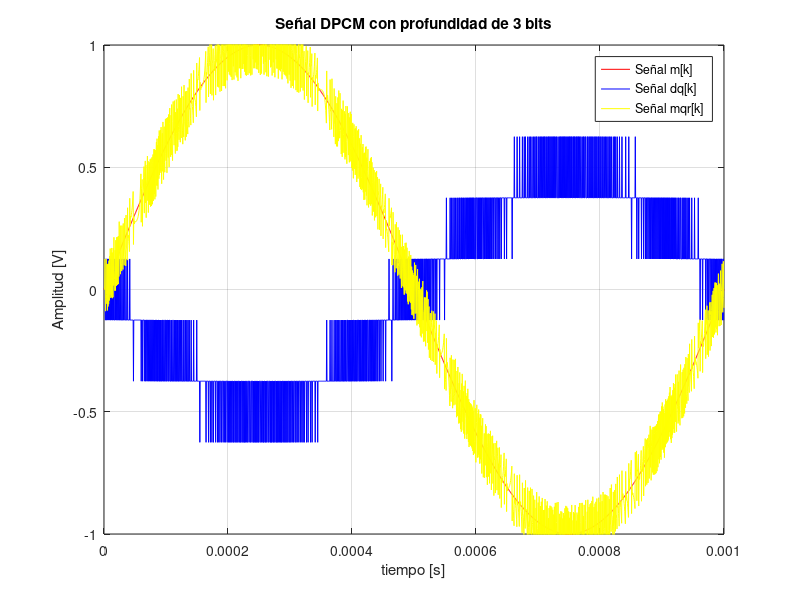

Write the MATLAB code that produced this figure.
%Tarea 2 Teoria de cominicaciones digitales.

%Nicolas Vergara Fecha 04/10/2024

clc;
clear all;
close all;

function [valor_cuantizado, error] = Cuantizar(valor, n_bits, mp)

    L = 2^n_bits; %n umero de niveles
    delta = 2 * mp / L; % tamano de cada nivel
    e = delta / 2; % error medio de los delta
    niveles = -mp + e : delta : mp - e; 
    dif = abs(valor - niveles); 
    [~, idx] = min(dif); % encuentra el indice del nivel mas cercano
    valor_cuantizado = niveles(idx); % valor cuantizado
    error = abs(valor - valor_cuantizado); % error de cuantización
end

%Funcion modulacion DPCM
function d_q = DPCM(m, orden, a_n, n_bits, mp)
    k = orden + 1;
    m_q = zeros(1, length(m));
    d_q = zeros(1, length(m));

    for i = k:length(m)
        prediccion = a_n(1) * m_q(i-1) + a_n(2) * m_q(i-2) + a_n(3) * m_q(i-3);
        d_q(i) = Cuantizar(m(i) - prediccion, n_bits, mp);
        m_q(i) = prediccion + d_q(i); % reconstrucción correcta en el transmisor
    end
end

% Funcion demodulacion DPCM
function m = DPCD(d_q, orden, a_n)
    k = orden + 1;
    m = zeros(1, length(d_q));
    m_q = zeros(1, length(d_q)); 

    for i = k:length(d_q)
        % predicción usando los coeficientes a_n
        prediccion = a_n(1) * m_q(i-1) + a_n(2) * m_q(i-2) + a_n(3) * m_q(i-3);
        m_q(i) = prediccion + d_q(i); % reconstrucción en el receptor
        m(i) = m_q(i); % senal demodulada
    end
end

%****** TRANSMISOR

%----------SAMPLEO
f = 1000; % Frecuencia de señal banda base 1000 Hz
n_muestras = 1000;
fs = 2*f*n_muestras; % Frecuencia de muestreo para 1000 muestras por ciclo

T = 1 / f; % Periodo de un ciclo
N = round(T * fs); % Cantidad de muestras

t = linspace(0, T, N); % Intervalo de valores.

% Senal moduladora
A = 1; % Amplitud
moduladora = A * sin(2 * pi * f * t);

%----------CUANTIZACION
cantidad_bits = 3;

%---------MODULACION DPCM
senalDPCM = DPCM(moduladora, 3, [0.7071, 0.5, 0.25], cantidad_bits, A);

%*******RECEPTOR
senal_demodulada = DPCD(senalDPCM, 3, [0.7071, 0.5, 0.25]);

%********Grafica

figure;
plot(t, moduladora, 'r-', 'DisplayName','Señal m[k]'); 
hold on;
plot(t, senalDPCM, 'b-', 'DisplayName', 'Señal dq[k]'); 

plot(t, senal_demodulada, 'y-', 'DisplayName', 'Señal mqr[k]');
hold off;


xlabel('tiempo [s]');
ylabel('Amplitud [V]');
title('Señal DPCM con profundidad de 3 bits');
legend('show');
grid on;
xlim([0, T]);
ylim([-1, 1]); 
